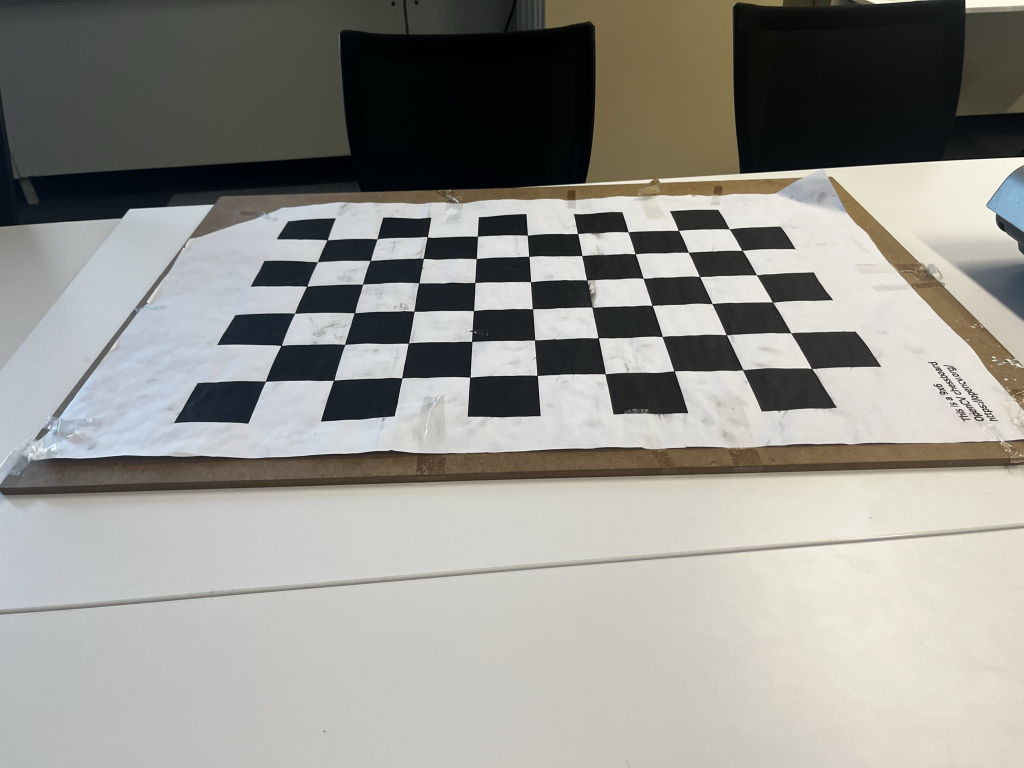
#> input picture samples/checkerboard_01.jpg, 2048 x 1536 px (shown at 1/2 size)
$ python -i stereo_calib.py   (imports and definitions only)   (older library calls are emulated)
#> lines starting #> are read from the running program, lines starting #| are printed output that depends on the picture
#> further down, picture is the input picture: shape (1536, 2048, 3); mean B, G, R 141.4, 146.8, 147.6
"""Stereo-camera calibration backend for a two-camera over-the-table picking rig.

Target: OpenCV checkerboard with PATTERN inner corners (10x7 squares). All
real-world units are millimetres; OpenCV camera conventions throughout. A
NiceGUI app drives this module's public API: find_corners / object_points /
calibrate_camera / calibrate_stereo / board_pose / table_pose_from_pair /
draw_axes plus the CameraCalib and StereoCalib dataclasses.
"""

import json
from dataclasses import dataclass

import cv2
import numpy as np

PATTERN = (9, 6)

_SB_FLAGS = cv2.CALIB_CB_NORMALIZE_IMAGE | cv2.CALIB_CB_EXHAUSTIVE | cv2.CALIB_CB_ACCURACY
_CORNERS_FLAGS = cv2.CALIB_CB_ADAPTIVE_THRESH | cv2.CALIB_CB_NORMALIZE_IMAGE
_SUBPIX_CRIT = (cv2.TERM_CRITERIA_EPS + cv2.TERM_CRITERIA_MAX_ITER, 30, 1e-3)


def _to_gray(img: np.ndarray) -> np.ndarray:
    return cv2.cvtColor(img, cv2.COLOR_BGR2GRAY) if img.ndim == 3 else img
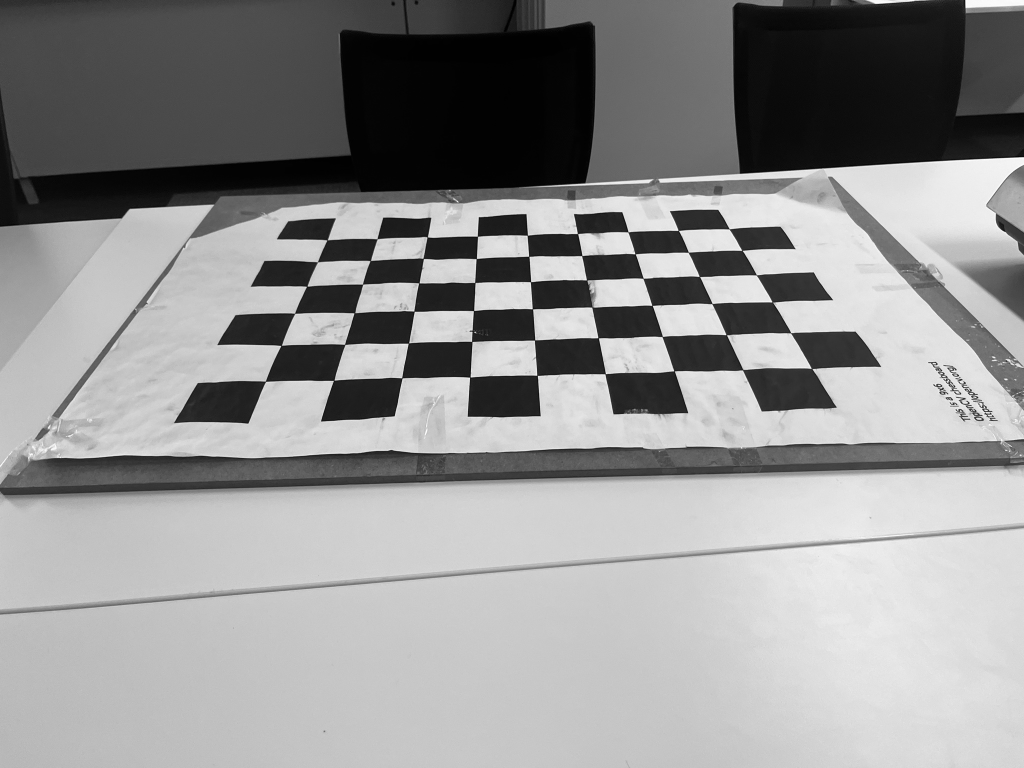
#> returned value: shape (1536, 2048) (shown at 1/2 size); min 0, max 255, mean 146.4


def find_corners(img: np.ndarray, pattern=PATTERN) -> np.ndarray | None:
    """Locate checkerboard inner corners. Returns (N,2) float32 px, or None."""
    gray = _to_gray(img)
    use_small = gray.shape[1] > 1600
#> use_small = True
    scale = 1600.0 / gray.shape[1] if use_small else 1.0
#> scale = 0.781

    if use_small:  # fast exhaustive search on a downscaled copy first
        small = cv2.resize(gray, None, fx=scale, fy=scale, interpolation=cv2.INTER_AREA)
        ok, corners = cv2.findChessboardCornersSB(small, pattern, _SB_FLAGS)
#> ok = True; corners = 54 rows, first 8: [1267.9, 575.2], [1160.8, 578], [1053.8, 580], [945.9, 584.1], [839.7, 586.4], [734.5, 589], [628.2, 590.3], [521.2, 594.1]
        if ok:
            corners = corners / scale
#> corners = 54 rows, first 8: [1622.9, 736.3], [1485.8, 739.9], [1348.9, 742.4], [1210.8, 747.7], [1074.9, 750.7], [940.1, 753.9], [804.1, 755.6], [667.1, 760.4]
        else:  # then once at full resolution
            ok, corners = cv2.findChessboardCornersSB(gray, pattern, _SB_FLAGS)
    else:
        ok, corners = cv2.findChessboardCornersSB(gray, pattern, _SB_FLAGS)

    if not ok:  # fallback: classic detector + sub-pixel refinement
        probe = (cv2.resize(gray, None, fx=scale, fy=scale, interpolation=cv2.INTER_AREA)
                 if use_small else gray)
        ok, corners = cv2.findChessboardCorners(probe, pattern, _CORNERS_FLAGS)
        if not ok:
            return None
        corners = cv2.cornerSubPix(probe, corners.astype(np.float32), (11, 11), (-1, -1), _SUBPIX_CRIT)
        if use_small:
            corners = corners / scale
    elif use_small:
        corners = cv2.cornerSubPix(gray, corners, (5, 5), (-1, -1), _SUBPIX_CRIT)
#> corners = 54 rows, first 8: [1623.6, 737.5], [1485.7, 739.9], [1348.5, 742.3], [1210.7, 748.2], [1074.6, 751.2], [940.1, 754.7], [804.3, 756.3], [667.8, 761.1]

    if corners is None:
        return None
    return corners.reshape(-1, 2).astype(np.float32)


# [6 lines left out: function object_points, not called in this run]


@dataclass
class CameraCalib:
    K: np.ndarray                 # 3x3
    dist: np.ndarray              # (5,) or (k,)
    image_size: tuple[int, int]   # (w, h)
    rms: float

    # [4 lines left out: function undistort_points, not called in this run]


@dataclass
class StereoCalib:
    left: CameraCalib
    right: CameraCalib
    R: np.ndarray                 # 3x3, X_right = R @ X_left + T
    T: np.ndarray                 # (3,), mm
    rms: float
    T_left_table: np.ndarray | None = None   # 4x4, table frame -> LEFT camera frame
    pattern: tuple[int, int] = PATTERN
    square_mm: float = 25.0

    @property
    def baseline_mm(self) -> float:
        return float(np.linalg.norm(self.T))

    # [165 lines left out: functions projection_matrices, triangulate, to_table, rectify_maps, save, load and 7 more, not called in this run]

>>> import cv2
>>> picture = cv2.imread('samples/checkerboard_01.jpg')
>>> result = find_corners(picture)
#> result = 54 pairs, first value 531.5 to 1623.6, second value 458.4 to 763.1

$ run again, on samples/pieces_01.jpg
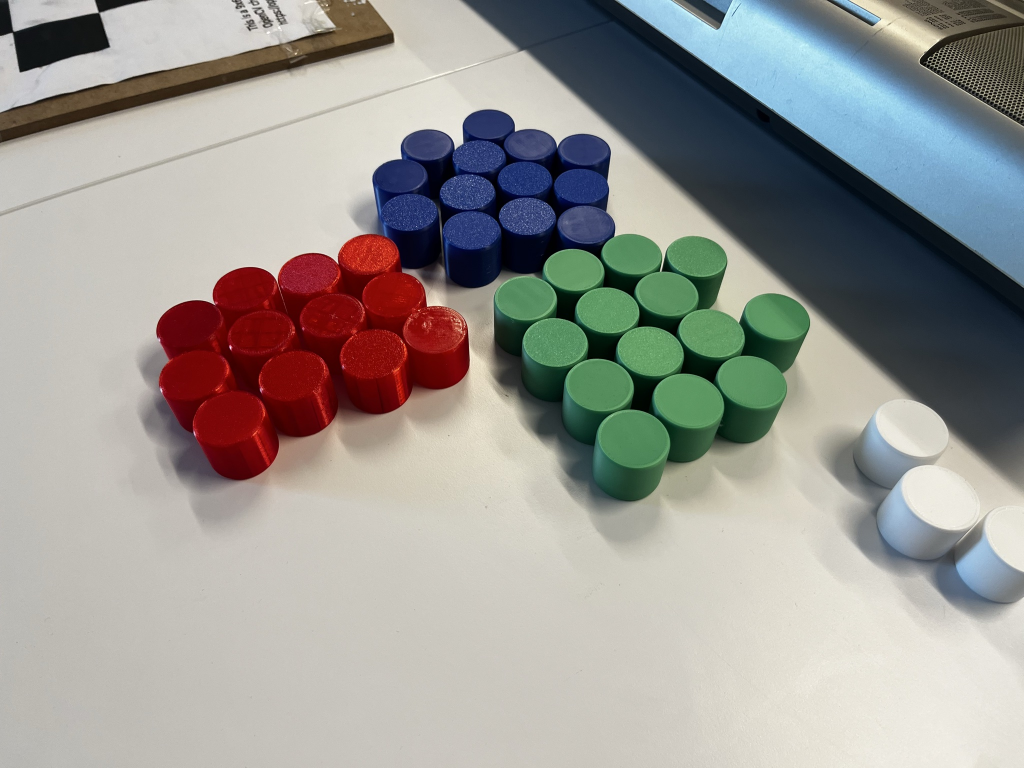
#> input picture samples/pieces_01.jpg, 2048 x 1536 px (shown at 1/2 size)
#> picture is the input picture: shape (1536, 2048, 3); mean B, G, R 147.6, 152.1, 153.8
#> in _to_gray, `return cv2.cvtColor(img, cv2.COLOR_BGR2GRAY) if img.ndim == 3 else img`:
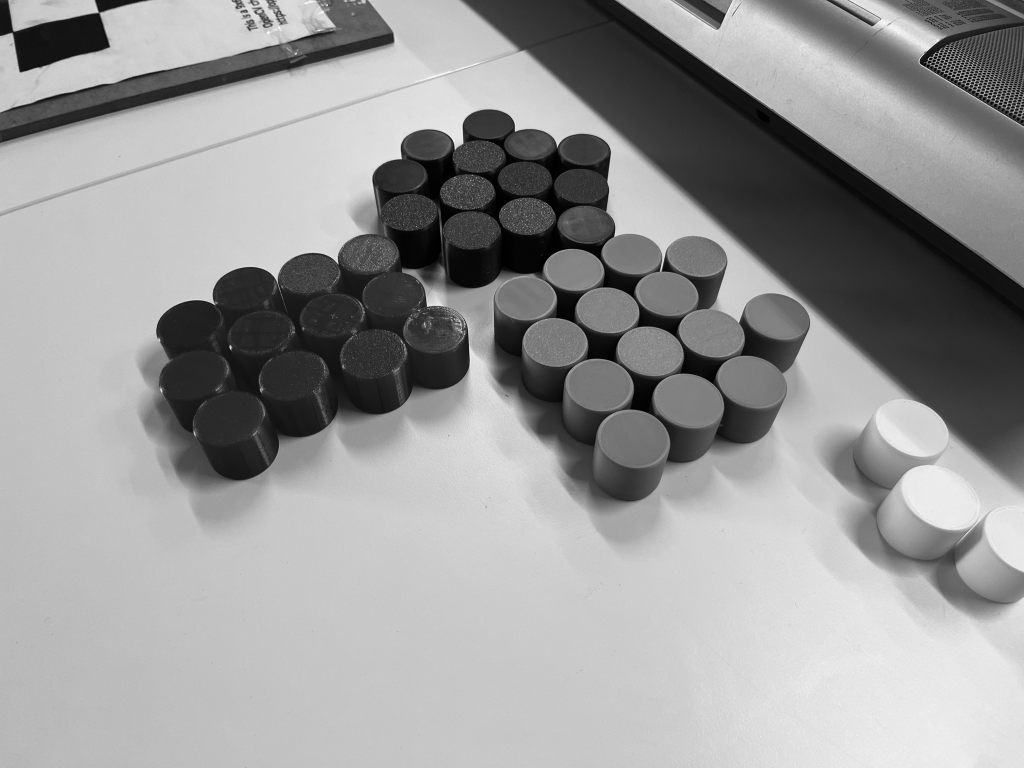
#> returned value: shape (1536, 2048) (shown at 1/2 size); min 0, max 254, mean 152.1
#> ok = False
#> corners = None
